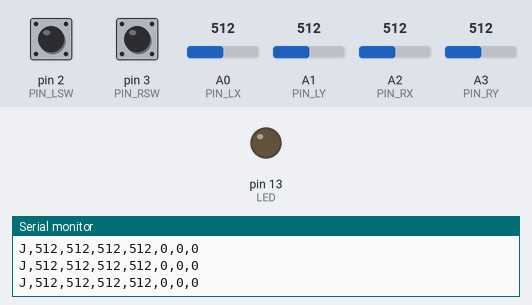
The sketch below on a simulated Arduino Uno, built with avr-gcc and run on an emulated ATmega328P. On the bench: output pins drawn as LEDs (lit = HIGH), the last lines printed to the serial monitor. The inputs (shaded band) are chosen by the test bench; at power-on: pin 3 (PIN_RSW) HIGH, pin 2 (PIN_LSW) HIGH, A0 (PIN_LX) = 512, A1 (PIN_LY) = 512, A2 (PIN_RX) = 512, A3 (PIN_RY) = 512.

Above: at 1.2 s.
1.3 s: pin 3 (PIN_RSW) pulled LOW for 0.15 s
At 1.42 s:
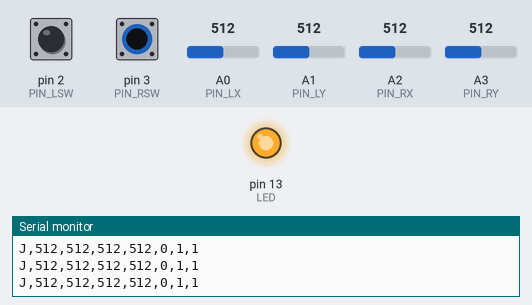
2.9 s: pin 3 (PIN_RSW) pulled LOW for 3.2 s
At 6.6 s:
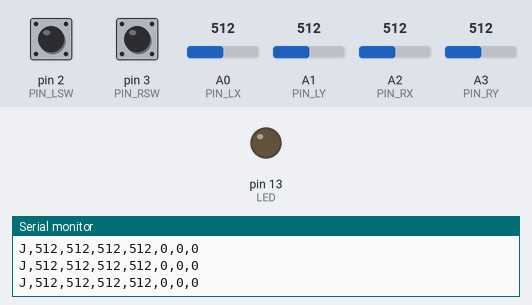
Timing chart, 0 to 8.1 s (numbered marks = the images above; inputs shaded):
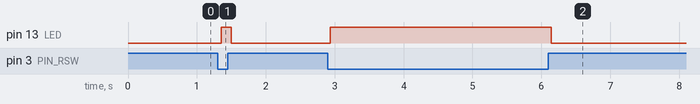

The sketch:

drone_pad.ino
```cpp
/*
  DRONE SIM - wireless pad  (Arduino UNO + 2 joysticks + HC-05 or HC-06 Bluetooth module)

  Build ONE for the pilot. Build a SECOND one if you want a co-pilot. Same sketch on both -
  only the Bluetooth NAME differs (set it with bt_setup: DRONE-P1 and DRONE-P2).

  It sends one line per reading:   J,<leftX>,<leftY>,<rightX>,<rightY>,<leftClick>,<rightClick>,<checksum>
  to BOTH the Bluetooth module and the USB cable, so the pad also works plugged in with a cable.
  launcher.py reads it (pads.py) and streams it to the game.

  Controls in the game (standard "mode 2" drone layout):
      LEFT  stick : up/down = throttle (climb / descend)   left/right = yaw (turn)
      RIGHT stick : up/down = pitch (forward / back)       left/right = roll (slide sideways)
      LEFT  click : tap = camera    double tap = restart   hold = TURBO
      RIGHT click : tap = stabilize double tap = pause     hold = PRECISION
      Pad 2 (co-pilot): its clicks do the same camera / stabilize / pause jobs.

  Wiring
      LEFT  stick : VRx -> A0   VRy -> A1   SW -> D2   +5V -> 5V   GND -> GND
      RIGHT stick : VRx -> A2   VRy -> A3   SW -> D3   +5V -> 5V   GND -> GND
      HC-05 / HC-06:
          VCC -> 5V        GND -> GND
          TXD -> D10       (module talks, Arduino listens)
          RXD <- D9 through a voltage divider:  D9 --[1k]--+--[2k]-- GND
                                                           |
                                                       module RXD
          (the module's RXD is 3.3 V logic - the divider turns the UNO's 5 V into ~3.3 V)

  BT_BAUD must equal the module's data-mode speed: 9600 out of the box. If you ran
  AT+UART=38400,0,0 on the HC-05, change it to 38400 (smoother: ~60 updates/s instead of ~30).
  A flight pad really wants the faster rate - 9600 is usable but you can feel the lag.

  3.3 V boards (ESP32 etc.): power the sticks from 3.3 V and set ADC_MAX to 4095.
  Keep your thumbs OFF the sticks for a second at start-up: the launcher measures their centre.
*/
#include <SoftwareSerial.h>

SoftwareSerial bt(10, 9);           // RX, TX  - same pins as the slave config guide

const long BT_BAUD = 9600;          // 38400 after AT+UART=38400,0,0  (recommended for flying)
const int PIN_LX = A0, PIN_LY = A1, PIN_RX = A2, PIN_RY = A3;
const int PIN_LSW = 2, PIN_RSW = 3;
const int ADC_MAX = 1023;           // 4095 on ESP32 and other 12-bit boards
const int LED = 13;

char line[56];

// the launcher expects 0..1023, so rescale if this board has a bigger ADC
// The UNO has ONE ADC switched between pins: the first reading after a switch still carries
// the previous stick's voltage (sticks "bleed" into each other). Throw it away, then average 4.
int stick(int pin) {
  analogRead(pin);
  delayMicroseconds(50);
  long t = 0;
  for (int i = 0; i < 4; i++) t += analogRead(pin);
  return t / 4;
}

int rd(int pin) { return (long)stick(pin) * 1023 / ADC_MAX; }

void setup() {
  pinMode(PIN_LSW, INPUT_PULLUP);
  pinMode(PIN_RSW, INPUT_PULLUP);
  pinMode(LED, OUTPUT);
  Serial.begin(115200);             // USB cable (the launcher finds the baud by itself)
  bt.begin(BT_BAUD);
}

void loop() {
  int lc = digitalRead(PIN_LSW) == LOW ? 1 : 0;
  int rc = digitalRead(PIN_RSW) == LOW ? 1 : 0;
  int lx = rd(PIN_LX), ly = rd(PIN_LY), rx = rd(PIN_RX), ry = rd(PIN_RY);
  // last number = checksum: the PC drops any line damaged on the radio link
  int sum = (lx + ly + rx + ry + lc + rc) % 256;
  snprintf(line, sizeof(line), "J,%d,%d,%d,%d,%d,%d,%d\r\n", lx, ly, rx, ry, lc, rc, sum);
  Serial.print(line);
  bt.print(line);                   // at 9600 baud this takes ~28 ms, which paces the loop
  digitalWrite(LED, rc);            // on-board LED lights while the right click is down
  if (BT_BAUD > 9600) delay(10);    // ~60 updates/s at 38400
}
```

Measured:
- after the input at 1.3 s, pin 13 (LED): LOW → HIGH after 0.05 s, → LOW 0.15 s later
- after the input at 2.9 s, pin 13 (LED): LOW → HIGH at once, → LOW 3.2 s later
